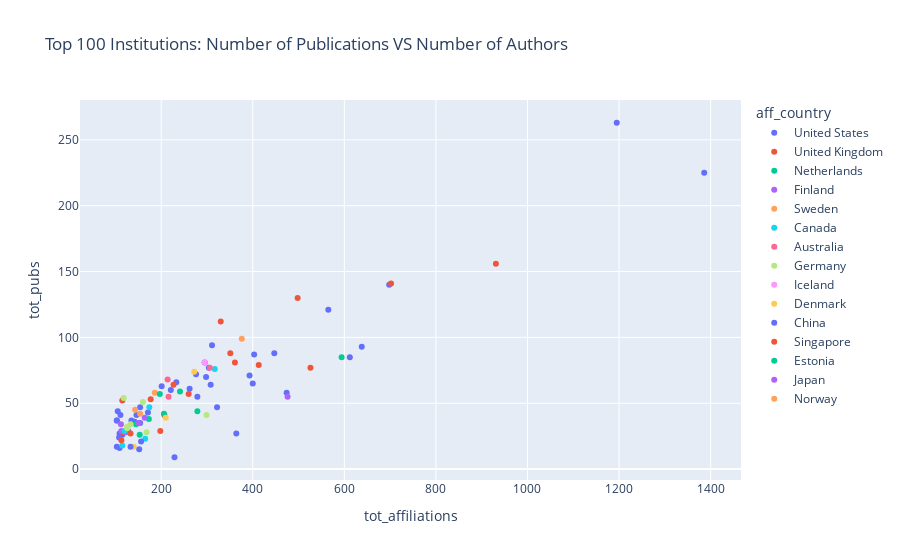

Write notebook code for a chart like this one.
### Code cell
treshold = 100

px.scatter(gridaffiliations[:treshold], 
           x="tot_affiliations", y="tot_pubs", 
           color="aff_country",
           hover_name="aff_name", 
           hover_data=['aff_id', 'aff_name', 'aff_city', 'aff_country', 'tot_affiliations', 'tot_pubs'], 
           title=f"Top {treshold} Institutions: Number of Publications VS Number of Authors")

### Figure 1 — Plotly figure (JSON) as saved in the notebook; plotly's stock layout.template omitted (floating-point values rounded to 4 significant figures; data arrays with more than 128 entries replaced by an {"elided": "..."} marker saying what was removed)
{"data": [{"customdata": {"elided": "41x6 mixed values"}, "hovertemplate": "<b>%{hovertext}</b><br><br>aff_country=%{customdata[3]}<br>tot_affiliations=%{customdata[4]}<br>tot_pubs=%{customdata[5]}<br>aff_id=%{customdata[0]}<br>aff_name=%{customdata[1]}<br>aff_city=%{customdata[2]}<extra></extra>", "hovertext": ["Broad Institute", "Harvard University", "Massachusetts General Hospital", "Icahn School of Medicine at Mount Sinai", "University of Michigan–Ann Arbor", "Stanford University", "Memorial Sloan Kettering Cancer Center", "University of Washington", "University of California, San Francisco", "Washington University in St. Louis", "Dana-Farber Cancer Institute", "St. Jude Children's Research Hospital", "Yale University", "Brigham and Women's Hospital", "University of California, San Diego", "Johns Hopkins University", "University of North Carolina at Chapel Hill", "University of Pennsylvania", "Columbia University", "University of California, Los Angeles", "Baylor College of Medicine", "Cornell University", "University of Southern California", "Boston Children's Hospital", "Fred Hutchinson Cancer Research Center", "Boston University", "The University of Texas MD Anderson Cancer Center", "University of Pittsburgh", "National Heart Lung and Blood Institute", "Mayo Clinic", "National Cancer Institute", "The University of Texas Southwestern Medical Center", "Vanderbilt University Medical Center", "National Institutes of Health", "Wake Forest University", "Roche (United States)", "Harbor–UCLA Medical Center", "University of Utah", "The University of Texas Health Science Center at Houston", "University of Minnesota", "University of Miami"], "legendgroup": "United States", "marker": {"color": "#636efa", "symbol": "circle"}, "mode": "markers", "name": "United States", "showlegend": true, "type": "scatter", "x": [1386, 1195, 698, 638, 612, 565, 474, 447, 403, 400, 393, 364, 322, 311, 308, 304, 298, 295, 279, 276, 262, 233, 221, 201, 171, 154, 154, 146, 142, 135, 128, 115, 113, 111, 109, 109, 108, 105, 103, 103, 103], "xaxis": "x", "y": [225, 263, 140, 93, 85, 121, 58, 88, 87, 65, 71, 27, 47, 94, 64, 77, 70, 81, 55, 72, 61, 66, 60, 63, 43, 47, 35, 41, 36, 37, 29, 26, 28, 41, 27, 16, 24, 44, 37, 37, 17], "yaxis": "y"}, {"customdata": [["grid.5335.0", "University of Cambridge", "Cambridge", "United Kingdom", 931, 156], ["grid.10306.34", "Wellcome Sanger Institute", "Cambridge", "United Kingdom", 702, 141], ["grid.4305.2", "University of Edinburgh", "Edinburgh", "United Kingdom", 526, 77], ["grid.4991.5", "University of Oxford", "Oxford", "United Kingdom", 498, 130], ["grid.7445.2", "Imperial College London", "London", "United Kingdom", 413, 79], ["grid.270683.8", "Wellcome Centre for Human Genetics", "Oxford", "United Kingdom", 361, 81], ["grid.13097.3c", "King's College London", "London", "United Kingdom", 351, 88], ["grid.83440.3b", "University College London", "London", "United Kingdom", 330, 112], ["grid.4868.2", "Queen Mary University of London", "London", "United Kingdom", 260, 57], ["grid.18886.3f", "Institute of Cancer Research", "London", "United Kingdom", 207, 41], ["grid.5600.3", "Cardiff University", "Cardiff", "United Kingdom", 198, 29], ["grid.5337.2", "University of Bristol", "Bristol", "United Kingdom", 177, 53], ["grid.470900.a", "Institute of Metabolic Science", "Cambridge", "United Kingdom", 126, 29], ["grid.9918.9", "University of Leicester", "Leicester", "United Kingdom", 116, 28], ["grid.5379.8", "University of Manchester", "Manchester", "United Kingdom", 115, 52]], "hovertemplate": "<b>%{hovertext}</b><br><br>aff_country=%{customdata[3]}<br>tot_affiliations=%{customdata[4]}<br>tot_pubs=%{customdata[5]}<br>aff_id=%{customdata[0]}<br>aff_name=%{customdata[1]}<br>aff_city=%{customdata[2]}<extra></extra>", "hovertext": ["University of Cambridge", "Wellcome Sanger Institute", "University of Edinburgh", "University of Oxford", "Imperial College London", "Wellcome Centre for Human Genetics", "King's College London", "University College London", "Queen Mary University of London", "Institute of Cancer Research", "Cardiff University", "University of Bristol", "Institute of Metabolic Science", "University of Leicester", "University of Manchester"], "legendgroup": "United Kingdom", "marker": {"color": "#EF553B", "symbol": "circle"}, "mode": "markers", "name": "United Kingdom", "showlegend": true, "type": "scatter", "x": [931, 702, 526, 498, 413, 361, 351, 330, 260, 207, 198, 177, 126, 116, 115], "xaxis": "x", "y": [156, 141, 77, 130, 79, 81, 88, 112, 57, 41, 29, 53, 29, 28, 52], "yaxis": "y"}, {"customdata": [["grid.5645.2", "Erasmus University Medical Center", "Rotterdam", "Netherlands", 594, 85], ["grid.4494.d", "University Medical Center Groningen", "Groningen", "Netherlands", 279, 44], ["grid.10419.3d", "Leiden University Medical Center", "Leiden", "Netherlands", 241, 59], ["grid.7692.a", "University Medical Center Utrecht", "Utrecht", "Netherlands", 206, 42], ["grid.10417.33", "Radboud University Nijmegen Medical Centre", "Nijmegen", "Netherlands", 173, 38], ["grid.484519.5", "Amsterdam Neuroscience", "Amsterdam", "Netherlands", 153, 26], ["grid.12380.38", "VU Amsterdam", "Amsterdam", "Netherlands", 145, 34]], "hovertemplate": "<b>%{hovertext}</b><br><br>aff_country=%{customdata[3]}<br>tot_affiliations=%{customdata[4]}<br>tot_pubs=%{customdata[5]}<br>aff_id=%{customdata[0]}<br>aff_name=%{customdata[1]}<br>aff_city=%{customdata[2]}<extra></extra>", "hovertext": ["Erasmus University Medical Center", "University Medical Center Groningen", "Leiden University Medical Center", "University Medical Center Utrecht", "Radboud University Nijmegen Medical Centre", "Amsterdam Neuroscience", "VU Amsterdam"], "legendgroup": "Netherlands", "marker": {"color": "#00cc96", "symbol": "circle"}, "mode": "markers", "name": "Netherlands", "showlegend": true, "type": "scatter", "x": [594, 279, 241, 206, 173, 153, 145], "xaxis": "x", "y": [85, 44, 59, 42, 38, 26, 34], "yaxis": "y"}, {"customdata": [["grid.7737.4", "University of Helsinki", "Helsinki", "Finland", 476, 55], ["grid.14758.3f", "National Institute for Health and Welfare", "Helsinki", "Finland", 164, 39], ["grid.502801.e", "Tampere University", "Tampere", "Finland", 123, 28], ["grid.9668.1", "University of Eastern Finland", "Kuopio", "Finland", 113, 29], ["grid.410705.7", "Kuopio University Hospital", "Kuopio", "Finland", 112, 34]], "hovertemplate": "<b>%{hovertext}</b><br><br>aff_country=%{customdata[3]}<br>tot_affiliations=%{customdata[4]}<br>tot_pubs=%{customdata[5]}<br>aff_id=%{customdata[0]}<br>aff_name=%{customdata[1]}<br>aff_city=%{customdata[2]}<extra></extra>", "hovertext": ["University of Helsinki", "National Institute for Health and Welfare", "Tampere University", "University of Eastern Finland", "Kuopio University Hospital"], "legendgroup": "Finland", "marker": {"color": "#ab63fa", "symbol": "circle"}, "mode": "markers", "name": "Finland", "showlegend": true, "type": "scatter", "x": [476, 164, 123, 113, 112], "xaxis": "x", "y": [55, 39, 28, 29, 34], "yaxis": "y"}, {"customdata": [["grid.4714.6", "Karolinska Institute", "Stockholm", "Sweden", 376, 99], ["grid.8993.b", "Uppsala University", "Uppsala", "Sweden", 186, 58], ["grid.4514.4", "Lund University", "Lund", "Sweden", 154, 42]], "hovertemplate": "<b>%{hovertext}</b><br><br>aff_country=%{customdata[3]}<br>tot_affiliations=%{customdata[4]}<br>tot_pubs=%{customdata[5]}<br>aff_id=%{customdata[0]}<br>aff_name=%{customdata[1]}<br>aff_city=%{customdata[2]}<extra></extra>", "hovertext": ["Karolinska Institute", "Uppsala University", "Lund University"], "legendgroup": "Sweden", "marker": {"color": "#FFA15A", "symbol": "circle"}, "mode": "markers", "name": "Sweden", "showlegend": true, "type": "scatter", "x": [376, 186, 154], "xaxis": "x", "y": [99, 58, 42], "yaxis": "y"}, {"customdata": [["grid.17063.33", "University of Toronto", "Toronto", "Canada", 317, 76], ["grid.14709.3b", "McGill University", "Montreal", "Canada", 174, 47], ["grid.42327.30", "Hospital for Sick Children", "Toronto", "Canada", 165, 23], ["grid.17091.3e", "University of British Columbia", "Vancouver", "Canada", 120, 29], ["grid.419890.d", "Ontario Institute for Cancer Research", "Toronto", "Canada", 115, 18]], "hovertemplate": "<b>%{hovertext}</b><br><br>aff_country=%{customdata[3]}<br>tot_affiliations=%{customdata[4]}<br>tot_pubs=%{customdata[5]}<br>aff_id=%{customdata[0]}<br>aff_name=%{customdata[1]}<br>aff_city=%{customdata[2]}<extra></extra>", "hovertext": ["University of Toronto", "McGill University", "Hospital for Sick Children", "University of British Columbia", "Ontario Institute for Cancer Research"], "legendgroup": "Canada", "marker": {"color": "#19d3f3", "symbol": "circle"}, "mode": "markers", "name": "Canada", "showlegend": true, "type": "scatter", "x": [317, 174, 165, 120, 115], "xaxis": "x", "y": [76, 47, 23, 29, 18], "yaxis": "y"}, {"customdata": [["grid.1003.2", "University of Queensland", "Brisbane", "Australia", 306, 77], ["grid.1049.c", "QIMR Berghofer Medical Research Institute", "Brisbane", "Australia", 216, 55], ["grid.1008.9", "University of Melbourne", "Melbourne", "Australia", 214, 68]], "hovertemplate": "<b>%{hovertext}</b><br><br>aff_country=%{customdata[3]}<br>tot_affiliations=%{customdata[4]}<br>tot_pubs=%{customdata[5]}<br>aff_id=%{customdata[0]}<br>aff_name=%{customdata[1]}<br>aff_city=%{customdata[2]}<extra></extra>", "hovertext": ["University of Queensland", "QIMR Berghofer Medical Research Institute", "University of Melbourne"], "legendgroup": "Australia", "marker": {"color": "#FF6692", "symbol": "circle"}, "mode": "markers", "name": "Australia", "showlegend": true, "type": "scatter", "x": [306, 216, 214], "xaxis": "x", "y": [77, 55, 68], "yaxis": "y"}, {"customdata": [["grid.7497.d", "German Cancer Research Center", "Heidelberg", "Germany", 299, 41], ["grid.9647.c", "Leipzig University", "Leipzig", "Germany", 168, 28], ["grid.6363.0", "Charité", "Berlin", "Germany", 160, 51], ["grid.5603.0", "University of Greifswald", "Greifswald", "Germany", 133, 34], ["grid.452396.f", "German Centre for Cardiovascular Research", "Berlin", "Germany", 126, 31], ["grid.10388.32", "University of Bonn", "Bonn", "Germany", 125, 32], ["grid.5252.0", "Ludwig Maximilian University of Munich", "Munich", "Germany", 118, 54]], "hovertemplate": "<b>%{hovertext}</b><br><br>aff_country=%{customdata[3]}<br>tot_affiliations=%{customdata[4]}<br>tot_pubs=%{customdata[5]}<br>aff_id=%{customdata[0]}<br>aff_name=%{customdata[1]}<br>aff_city=%{customdata[2]}<extra></extra>", "hovertext": ["German Cancer Research Center", "Leipzig University", "Charité", "University of Greifswald", "German Centre for Cardiovascular Research", "University of Bonn", "Ludwig Maximilian University of Munich"], "legendgroup": "Germany", "marker": {"color": "#B6E880", "symbol": "circle"}, "mode": "markers", "name": "Germany", "showlegend": true, "type": "scatter", "x": [299, 168, 160, 133, 126, 125, 118], "xaxis": "x", "y": [41, 28, 51, 34, 31, 32, 54], "yaxis": "y"}, {"customdata": [["grid.14013.37", "University of Iceland", "Reykjavik", "Iceland", 295, 81]], "hovertemplate": "<b>%{hovertext}</b><br><br>aff_country=%{customdata[3]}<br>tot_affiliations=%{customdata[4]}<br>tot_pubs=%{customdata[5]}<br>aff_id=%{customdata[0]}<br>aff_name=%{customdata[1]}<br>aff_city=%{customdata[2]}<extra></extra>", "hovertext": ["University of Iceland"], "legendgroup": "Iceland", "marker": {"color": "#FF97FF", "symbol": "circle"}, "mode": "markers", "name": "Iceland", "showlegend": true, "type": "scatter", "x": [295], "xaxis": "x", "y": [81], "yaxis": "y"}, {"customdata": [["grid.5254.6", "University of Copenhagen", "Copenhagen", "Denmark", 272, 74], ["grid.7048.b", "Aarhus University", "Aarhus", "Denmark", 210, 39], ["grid.452548.a", "Lundbeck Foundation", "Copenhagen", "Denmark", 140, 17]], "hovertemplate": "<b>%{hovertext}</b><br><br>aff_country=%{customdata[3]}<br>tot_affiliations=%{customdata[4]}<br>tot_pubs=%{customdata[5]}<br>aff_id=%{customdata[0]}<br>aff_name=%{customdata[1]}<br>aff_city=%{customdata[2]}<extra></extra>", "hovertext": ["University of Copenhagen", "Aarhus University", "Lundbeck Foundation"], "legendgroup": "Denmark", "marker": {"color": "#FECB52", "symbol": "circle"}, "mode": "markers", "name": "Denmark", "showlegend": true, "type": "scatter", "x": [272, 210, 140], "xaxis": "x", "y": [74, 39, 17], "yaxis": "y"}, {"customdata": [["grid.256111.0", "Fujian Agriculture and Forestry University", "Fuzhou", "China", 229, 9], ["grid.419092.7", "Shanghai Institutes for Biological Sciences", "Shanghai", "China", 156, 21], ["grid.21155.32", "Beijing Genomics Institute", "Shenzhen", "China", 152, 15], ["grid.35155.37", "Huazhong Agricultural University", "Wuhan", "China", 133, 17]], "hovertemplate": "<b>%{hovertext}</b><br><br>aff_country=%{customdata[3]}<br>tot_affiliations=%{customdata[4]}<br>tot_pubs=%{customdata[5]}<br>aff_id=%{customdata[0]}<br>aff_name=%{customdata[1]}<br>aff_city=%{customdata[2]}<extra></extra>", "hovertext": ["Fujian Agriculture and Forestry University", "Shanghai Institutes for Biological Sciences", "Beijing Genomics Institute", "Huazhong Agricultural University"], "legendgroup": "China", "marker": {"color": "#636efa", "symbol": "circle"}, "mode": "markers", "name": "China", "showlegend": true, "type": "scatter", "x": [229, 156, 152, 133], "xaxis": "x", "y": [9, 21, 15, 17], "yaxis": "y"}, {"customdata": [["grid.4280.e", "National University of Singapore", "Singapore", "Singapore", 227, 64], ["grid.418377.e", "Genome Institute of Singapore", "Singapore", "Singapore", 133, 27], ["grid.428397.3", "Duke NUS Graduate Medical School", "Singapore", "Singapore", 113, 22]], "hovertemplate": "<b>%{hovertext}</b><br><br>aff_country=%{customdata[3]}<br>tot_affiliations=%{customdata[4]}<br>tot_pubs=%{customdata[5]}<br>aff_id=%{customdata[0]}<br>aff_name=%{customdata[1]}<br>aff_city=%{customdata[2]}<extra></extra>", "hovertext": ["National University of Singapore", "Genome Institute of Singapore", "Duke NUS Graduate Medical School"], "legendgroup": "Singapore", "marker": {"color": "#EF553B", "symbol": "circle"}, "mode": "markers", "name": "Singapore", "showlegend": true, "type": "scatter", "x": [227, 133, 113], "xaxis": "x", "y": [64, 27, 22], "yaxis": "y"}, {"customdata": [["grid.10939.32", "University of Tartu", "Tartu", "Estonia", 197, 57]], "hovertemplate": "<b>%{hovertext}</b><br><br>aff_country=%{customdata[3]}<br>tot_affiliations=%{customdata[4]}<br>tot_pubs=%{customdata[5]}<br>aff_id=%{customdata[0]}<br>aff_name=%{customdata[1]}<br>aff_city=%{customdata[2]}<extra></extra>", "hovertext": ["University of Tartu"], "legendgroup": "Estonia", "marker": {"color": "#00cc96", "symbol": "circle"}, "mode": "markers", "name": "Estonia", "showlegend": true, "type": "scatter", "x": [197], "xaxis": "x", "y": [57], "yaxis": "y"}, {"customdata": [["grid.26999.3d", "University of Tokyo", "Tokyo", "Japan", 151, 35]], "hovertemplate": "<b>%{hovertext}</b><br><br>aff_country=%{customdata[3]}<br>tot_affiliations=%{customdata[4]}<br>tot_pubs=%{customdata[5]}<br>aff_id=%{customdata[0]}<br>aff_name=%{customdata[1]}<br>aff_city=%{customdata[2]}<extra></extra>", "hovertext": ["University of Tokyo"], "legendgroup": "Japan", "marker": {"color": "#ab63fa", "symbol": "circle"}, "mode": "markers", "name": "Japan", "showlegend": true, "type": "scatter", "x": [151], "xaxis": "x", "y": [35], "yaxis": "y"}, {"customdata": [["grid.55325.34", "Oslo University Hospital", "Oslo", "Norway", 143, 45]], "hovertemplate": "<b>%{hovertext}</b><br><br>aff_country=%{customdata[3]}<br>tot_affiliations=%{customdata[4]}<br>tot_pubs=%{customdata[5]}<br>aff_id=%{customdata[0]}<br>aff_name=%{customdata[1]}<br>aff_city=%{customdata[2]}<extra></extra>", "hovertext": ["Oslo University Hospital"], "legendgroup": "Norway", "marker": {"color": "#FFA15A", "symbol": "circle"}, "mode": "markers", "name": "Norway", "showlegend": true, "type": "scatter", "x": [143], "xaxis": "x", "y": [45], "yaxis": "y"}], "layout": {"autosize": true, "legend": {"title": {"text": "aff_country"}, "tracegroupgap": 0}, "title": {"text": "Top 100 Institutions: Number of Publications VS Number of Authors"}, "xaxis": {"anchor": "y", "autorange": true, "domain": [0, 1], "range": [24.25, 1465.0], "title": {"text": "tot_affiliations"}, "type": "linear"}, "yaxis": {"anchor": "x", "autorange": true, "domain": [0, 1], "range": [-9.605, 281.6], "title": {"text": "tot_pubs"}, "type": "linear"}}}
